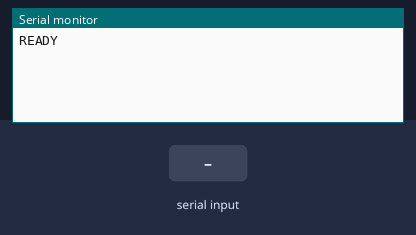
The sketch below on a simulated Arduino Mega 2560, built with avr-gcc and run on an emulated ATmega2560. On the bench: the last lines printed to the serial monitor. The test bench sets the inputs (shaded band).

Above: at 1.2 s.
1.3 s: "90,45\n" received over Serial
At 2.1 s:
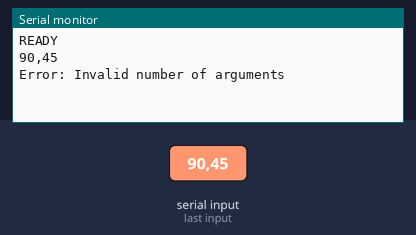
2.8 s: "1,90,45\n" received over Serial
At 3.4 s:
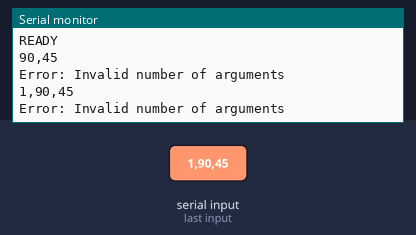

Measured:
- after the input at 1.3 s, the serial monitor: prints a new line at once (image 1)
- after the input at 2.8 s, the serial monitor: prints a new line at once (image 2)

The sketch:

arduino_061023.ino
```cpp
#include <AccelStepper.h>
#include <MultiStepper.h>

// Определение пинов и настройка двигателей

// Joint 1
#define E1_STEP_PIN        36
#define E1_DIR_PIN         34
#define E1_ENABLE_PIN      30

// Joint 2
#define Z_STEP_PIN         46
#define Z_DIR_PIN          48
#define Z_ENABLE_PIN       62

// Joint 3
#define Y_STEP_PIN         60
#define Y_DIR_PIN          61
#define Y_ENABLE_PIN       56

// Joint 4
#define X_STEP_PIN         54
#define X_DIR_PIN          55
#define X_ENABLE_PIN       38

// Joint 5
#define E0_STEP_PIN        26
#define E0_DIR_PIN         28
#define E0_ENABLE_PIN      24

AccelStepper joint1(1,E1_STEP_PIN, E1_DIR_PIN);
AccelStepper joint2(1,Z_STEP_PIN, Z_DIR_PIN);
AccelStepper joint3(1,Y_STEP_PIN, Y_DIR_PIN);
AccelStepper joint4(1,X_STEP_PIN, X_DIR_PIN);
AccelStepper joint5(1,E0_STEP_PIN, E0_DIR_PIN);

MultiStepper steppers;

void setup()
{
  joint1.setMaxSpeed(1500);
  joint2.setMaxSpeed(1000);
  joint3.setMaxSpeed(2000);
  joint4.setMaxSpeed(500);
  joint5.setMaxSpeed(1000);

  steppers.addStepper(joint1);
  steppers.addStepper(joint2);
  steppers.addStepper(joint3);
  steppers.addStepper(joint4);
  steppers.addStepper(joint5);

  Serial.begin(115200);

  Serial.println("READY");
}

void loop() {
  delay(10); // задержка 10 мс

  // Проверка, переданы ли все данные
  if (Serial.available() < 5) {
      return;
  }

  if (Serial.available()) {
    String data = Serial.readStringUntil('\n');

    // Код для очистки буфера
    while (Serial.available()) {
        Serial.read();
    }

    Serial.println(data);

    if (data == "R?") {
        Serial.println("READY");
        return;
    }

    int positions[5];
    int commas = countCommast(data);

    // Проверка количества аргументов
    if (commas != 4) {
      Serial.println("Error: Invalid number of arguments");
      return;
    }

    int i = 0;
    bool parseError = false;

    for (int j = 0; j < 5; j++) {
      int nextComma = data.indexOf(',', i);
      if (nextComma == -1) {
        positions[j] = data.substring(i).toInt();
      } else {
        positions[j] = data.substring(i, nextComma).toInt();
        i = nextComma + 1;
      }
      // Проверка успешного разбора
      if (positions[j] == 0 && data.substring(i, nextComma) != "0") {
        parseError = true;
        break;
      }
    }
    if (parseError) {
      Serial.println("Error: Invalid data received");
      return;
    }

    long stepper_positions[5];
    stepper_positions[0] = positions[0];
    stepper_positions[1] = positions[1];
    stepper_positions[2] = positions[2];
    stepper_positions[3] = positions[3];
    stepper_positions[4] = positions[4];

    steppers.moveTo(stepper_positions);
    steppers.runSpeedToPosition();

    // Отправка обработанных позиций обратно на компьютер
    for (int k = 0; k < 4; k++) {
      Serial.print(stepper_positions[k]);
      Serial.print(",");
    }
    Serial.println(stepper_positions[4]);
  }
}

int countCommast(String str) {
  int count = 0;
  for (int i = 0; i < str.length(); i++) {
    if (str.charAt(i) == ',') {
      count++;
    }
  }
  return count;
}
```
